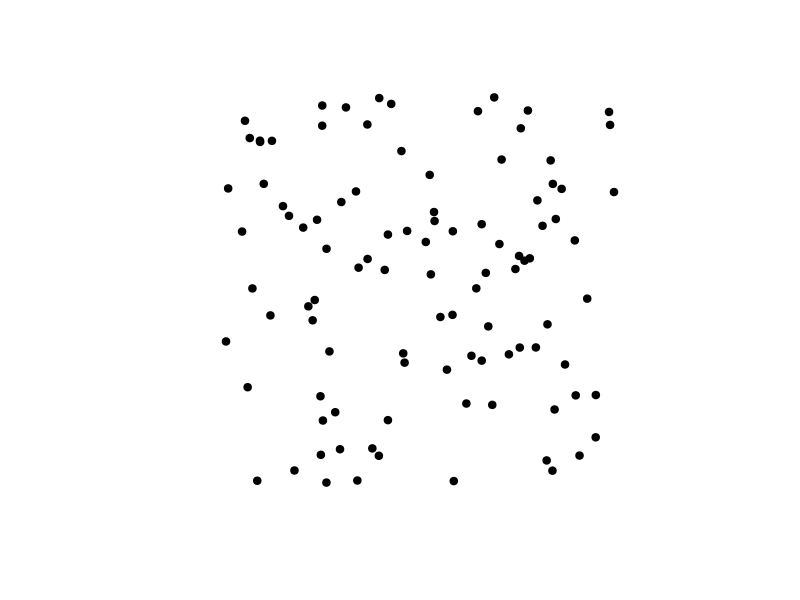

The R source for this figure:
## ---- chunk 1
# Generate random variables #
library(raster)

x <- runif(100,min = -101, max = -100)
y <- runif(100, 43,44)
coordinates <- sp::SpatialPoints(cbind(x,y))
plot(coordinates,pch = 19)
